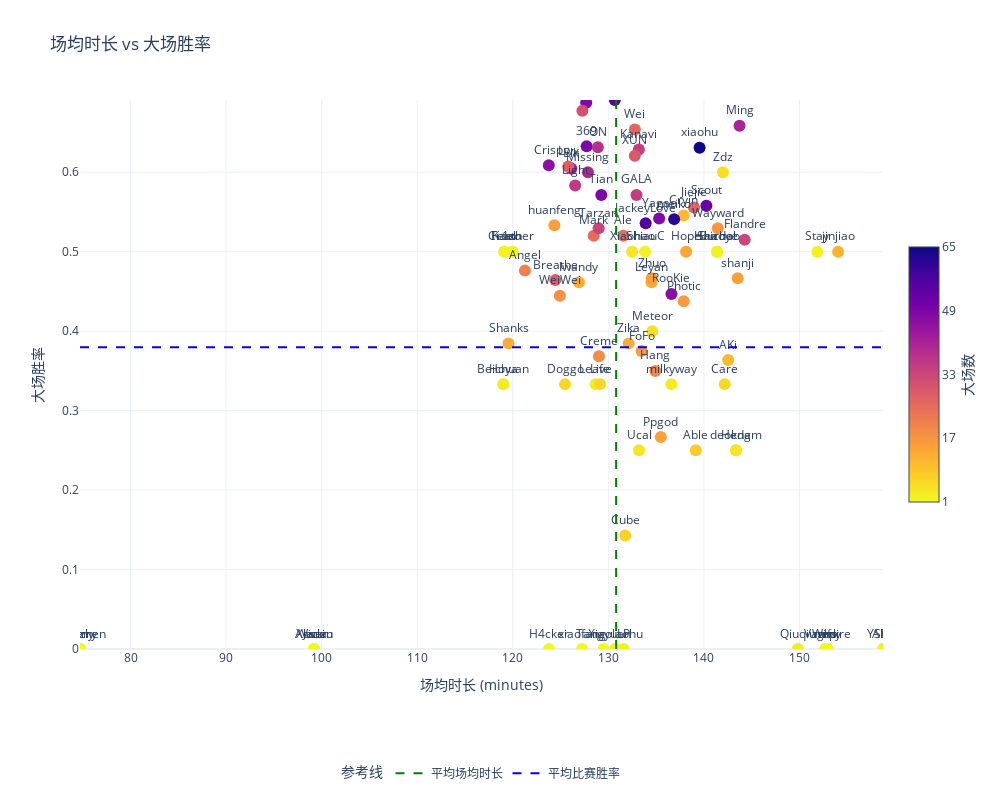

Source (notebook cell):
### Code cell
import plotly.graph_objs as go
import numpy as np

# 计算比赛胜率和每场比赛的平均时长
net_win["Match Win Rate"] = net_win["大场胜率"]  # 假设大场胜率已计算为比赛胜率
net_win["Duration Per Match"] = net_win["总时长(分钟)"] / net_win["大场数"]  # 每场比赛的平均时长

# 计算平均值
avg_match_win_rate = net_win["Match Win Rate"].mean()
avg_duration_per_match = net_win["Duration Per Match"].mean()

# 定义X轴和Y轴的范围
x_min, x_max = net_win["Duration Per Match"].min(), net_win["Duration Per Match"].max()
y_min, y_max = net_win["Match Win Rate"].min(), net_win["Match Win Rate"].max()

# 创建散点图
fig = go.Figure()

fig.add_trace(go.Scatter(
    x=net_win["Duration Per Match"],  # X轴：场均时长
    y=net_win["Match Win Rate"],      # Y轴：比赛胜率
    mode='markers+text',
    text=net_win["姓名"],  # 显示选手姓名
    textposition='top center',
    marker=dict(
        size=12,
        color=net_win["大场数"],  # 使用大场数作为颜色的依据
        colorscale='Plasma_r',
        cmin=net_win["大场数"].min(),
        cmax=net_win["大场数"].max(),
        showscale=True,
        colorbar=dict(
            title="大场数",
            titleside='right',
            titlefont=dict(size=14),
            tickvals=np.linspace(net_win["大场数"].min(), net_win["大场数"].max(), 5),
            tickfont=dict(size=12),
            lenmode='fraction',
            len=0.5
        )
    ),
    hovertemplate=(
        "姓名: %{text}<br>" +
        "场均时长: %{x:.2f} 分钟<br>" +
        "比赛胜率: %{y:.2f}<br>" +
        "大场数: %{marker.color}<extra></extra>"
    ),
    showlegend=False
))

# 添加 X 轴参考线（场均时长平均值）
fig.add_trace(go.Scatter(
    x=[avg_duration_per_match, avg_duration_per_match],
    y=[y_min, y_max],
    mode='lines',
    line=dict(color='green', dash='dash'),
    name='平均场均时长'
))

# 添加 Y 轴参考线（比赛胜率平均值）
fig.add_trace(go.Scatter(
    x=[x_min, x_max],
    y=[avg_match_win_rate, avg_match_win_rate],
    mode='lines',
    line=dict(color='blue', dash='dash'),
    name='平均比赛胜率'
))

# 更新图表布局
fig.update_layout(
    title="场均时长 vs 大场胜率",
    xaxis=dict(title="场均时长 (minutes)", range=[x_min, x_max]),
    yaxis=dict(title="大场胜率", range=[y_min, y_max]),
    template="plotly_white",
    height=800,
    width=1000,
    legend=dict(
        title="参考线",
        font=dict(size=12),
        orientation="h",
        x=0.5,
        xanchor="center",
        y=-0.2
    )
)

# 显示图表
fig.show()

### Figure 1 — Plotly figure (JSON) as saved in the notebook; plotly's stock layout.template omitted (floating-point values rounded to 4 significant figures)
{"data": [{"hovertemplate": "姓名: %{text}<br>场均时长: %{x:.2f} 分钟<br>比赛胜率: %{y:.2f}<br>大场数: %{marker.color}<extra></extra>", "marker": {"cmax": 65, "cmin": 1, "color": [2, 49, 11, 8, 2, 25, 21, 1, 3, 48, 28, 2, 6, 19, 46, 2, 11, 7, 6, 43, 2, 33, 16, 35, 1, 2, 20, 4, 1, 14, 3, 13, 56, 27, 1, 2, 35, 55, 2, 3, 13, 6, 36, 28, 25, 5, 41, 40, 38, 16, 15, 3, 47, 31, 52, 13, 2, 2, 1, 2, 1, 34, 49, 1, 4, 1, 1, 17, 26, 18, 3, 29, 4, 2, 1, 2, 48, 5, 15, 13, 4, 1, 15, 12, 61, 3, 1, 15, 1, 65], "colorbar": {"len": 0.5, "lenmode": "fraction", "tickfont": {"size": 12}, "tickvals": [1, 17, 33, 49, 65], "title": {"font": {"size": 14}, "side": "right", "text": "大场数"}}, "colorscale": [[0, "#f0f921"], [0.1111, "#fdca26"], [0.2222, "#fb9f3a"], [0.3333, "#ed7953"], [0.4444, "#d8576b"], [0.5556, "#bd3786"], [0.6667, "#9c179e"], [0.7778, "#7201a8"], [0.8889, "#46039f"], [1, "#0d0887"]], "showscale": true, "size": 12}, "mode": "markers+text", "showlegend": false, "text": ["1xn", "369", "AKi", "Able", "Ahn", "Ale", "Angel", "Assum", "Beichuan", "Bin", "Breathe", "Burdol", "Care", "Creme", "Crisp", "Croco", "Cryin", "Cube", "Doggo", "Elk", "Feather", "Flandre", "FoFo", "GALA", "H4cker", "Haichao", "Hang", "Heng", "Hery", "Hope", "Hoya", "Iwandy", "JackeyLove", "Jiejie", "Jwei", "Kael", "Kanavi", "Knight", "LP", "Leave", "Leyan", "Life", "Light", "Lwx", "Mark", "Meteor", "Ming", "Missing", "ON", "Photic", "Ppgod", "Qiuqiu", "RooKie", "Ruler", "Scout", "Shanks", "Shaoye", "ShiauC", "Starry", "Stay", "Tangyuan", "Tarzan", "Tian", "Tianzhen", "Ucal", "Vampire", "Vicla", "Wayward", "Wei", "WeiWei", "Wink", "XUN", "Xiaohao", "Xiaolaohu", "Xiaoxu", "YSKM", "Yagao", "Zdz", "Zhuo", "Zika", "deokdam", "glfs", "huanfeng", "jinjiao", "meiko", "milkyway", "neny", "shanji", "xiaofang", "xiaohu"], "textposition": "top center", "type": "scatter", "x": [120.0, 127.7, 142.5, 139.1, 158.7, 131.6, 121.3, 99.2, 119.0, 127.7, 124.4, 141.4, 142.2, 129.0, 123.8, 119.1, 137.9, 131.8, 125.5, 126.1, 120.0, 144.3, 133.5, 132.9, 123.8, 141.4, 134.9, 143.4, 74.72, 138.1, 119.0, 126.9, 133.9, 139.0, 99.2, 119.1, 133.2, 130.7, 131.6, 128.7, 134.5, 129.1, 126.5, 125.8, 128.5, 134.6, 143.7, 127.9, 128.9, 137.9, 135.5, 149.8, 136.6, 127.3, 140.3, 119.6, 141.4, 133.8, 74.72, 151.9, 129.5, 129.0, 129.3, 74.72, 133.2, 152.9, 99.2, 141.4, 132.8, 124.9, 152.7, 132.8, 132.5, 130.7, 99.2, 158.7, 135.3, 142.0, 134.5, 132.1, 143.4, 152.9, 124.3, 154.0, 136.9, 136.6, 152.9, 143.5, 127.2, 139.5], "y": [0.5, 0.6327, 0.3636, 0.25, 0, 0.52, 0.4762, 0, 0.3333, 0.6875, 0.4643, 0.5, 0.3333, 0.3684, 0.6087, 0.5, 0.5455, 0.1429, 0.3333, 0.6047, 0.5, 0.5152, 0.375, 0.5714, 0, 0.5, 0.35, 0.25, 0, 0.5, 0.3333, 0.4615, 0.5357, 0.5556, 0, 0.5, 0.6286, 0.6909, 0, 0.3333, 0.4615, 0.3333, 0.5833, 0.6071, 0.52, 0.4, 0.6585, 0.6, 0.6316, 0.4375, 0.2667, 0, 0.4468, 0.6774, 0.5577, 0.3846, 0.5, 0.5, 0, 0.5, 0, 0.5294, 0.5714, 0, 0.25, 0, 0, 0.5294, 0.6538, 0.4444, 0, 0.6207, 0.5, 0, 0, 0, 0.5417, 0.6, 0.4667, 0.3846, 0.25, 0, 0.5333, 0.5, 0.541, 0.3333, 0, 0.4667, 0, 0.6308]}, {"line": {"color": "green", "dash": "dash"}, "mode": "lines", "name": "平均场均时长", "type": "scatter", "x": [130.8, 130.8], "y": [0, 0.6909]}, {"line": {"color": "blue", "dash": "dash"}, "mode": "lines", "name": "平均比赛胜率", "type": "scatter", "x": [74.72, 158.7], "y": [0.3798, 0.3798]}], "layout": {"height": 800, "legend": {"font": {"size": 12}, "orientation": "h", "title": {"text": "参考线"}, "x": 0.5, "xanchor": "center", "y": -0.2}, "title": {"text": "场均时长 vs 大场胜率"}, "width": 1000, "xaxis": {"range": [74.72, 158.7], "title": {"text": "场均时长 (minutes)"}}, "yaxis": {"range": [0, 0.6909], "title": {"text": "大场胜率"}}}}
